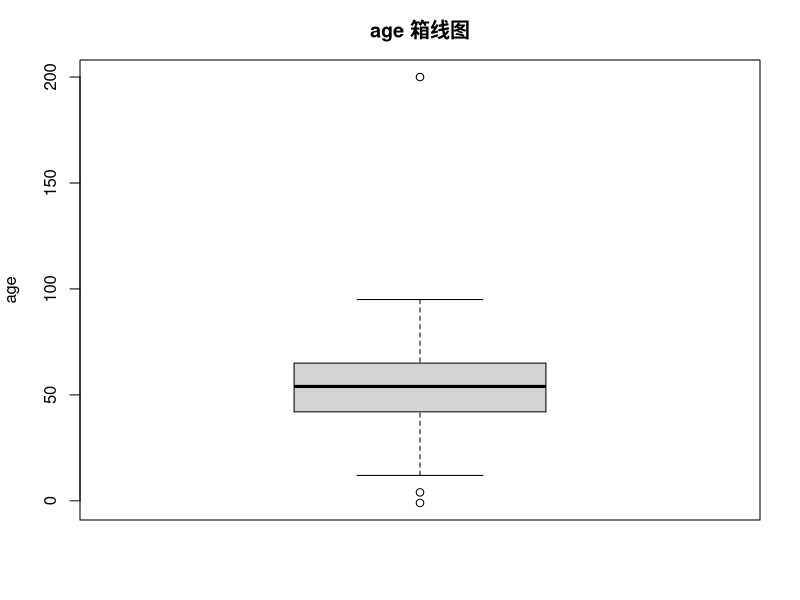
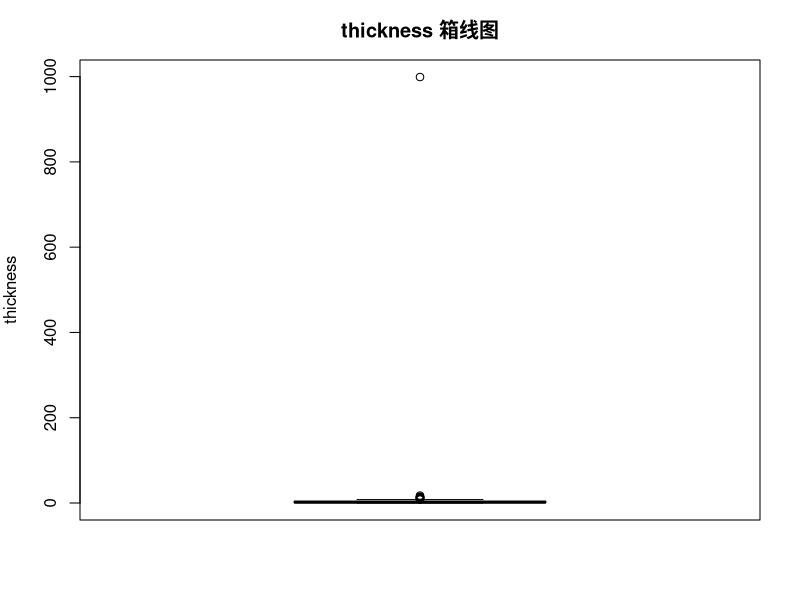
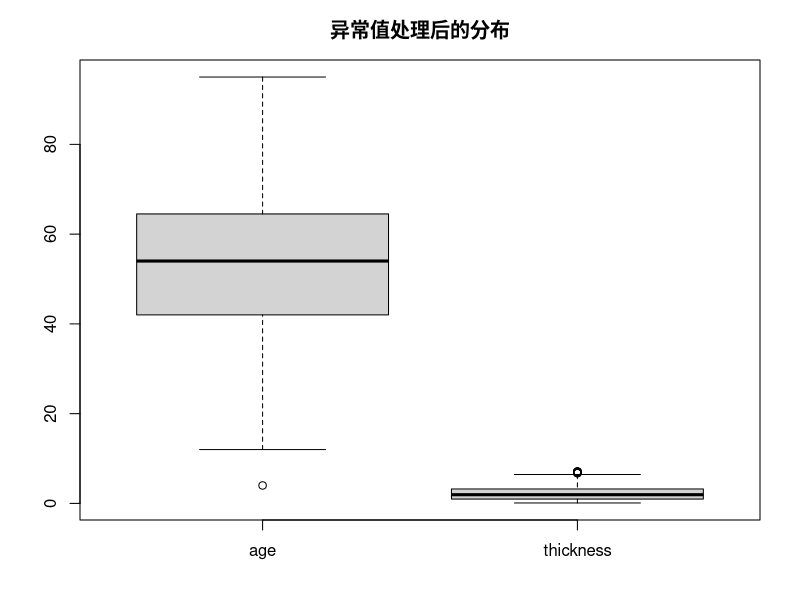

R code for these plots, in order:
# 生成 02 讲义中的箱线图并保存到 figures/
# 运行方式：在 R 或 RStudio 中 source("gen_figures.R")，或命令行：Rscript gen_figures.R

options(repos = c(CRAN = "https://mirrors.tuna.tsinghua.edu.cn/CRAN/"))
if (!requireNamespace("MASS", quietly = TRUE)) install.packages("MASS")
if (!requireNamespace("dplyr", quietly = TRUE)) install.packages("dplyr")

library(MASS)
library(dplyr)

# 创建 figures 目录（请在本脚本所在目录运行，如：setwd("docs/02") 后 source("gen_figures.R")）
fig_dir <- file.path(getwd(), "figures")
dir.create(fig_dir, showWarnings = FALSE, recursive = TRUE)

# ---------- 构造脏数据（与讲义一致） ----------
Melanoma_dirty <- as.data.frame(Melanoma)
n <- nrow(Melanoma_dirty)
set.seed(123)
Melanoma_dirty$age[sample(n, 8)] <- NA
Melanoma_dirty$thickness[sample(n, 6)] <- NA
Melanoma_dirty$age[3] <- -1
Melanoma_dirty$age[10] <- 200
Melanoma_dirty$thickness[5] <- 999
dup_rows <- Melanoma_dirty[c(1, 1, 15, 15, 15), ]
Melanoma_dirty <- rbind(Melanoma_dirty, dup_rows)
Melanoma_dirty$sex <- as.character(Melanoma_dirty$sex)
Melanoma_dirty$sex[Melanoma_dirty$sex == "0"] <- "女"
Melanoma_dirty$sex[Melanoma_dirty$sex == "1"] <- "男"
Melanoma_dirty$sex[sample(which(Melanoma_dirty$sex == "男"), 3)] <- "1"
Melanoma_dirty$sex[sample(which(Melanoma_dirty$sex == "女"), 2)] <- "0"

# ---------- 清洗到 clean_outlier（与讲义一致） ----------
clean_missing <- as.data.frame(Melanoma_dirty)
clean_missing$age[is.na(clean_missing$age)] <- median(clean_missing$age, na.rm = TRUE)
clean_missing$thickness[is.na(clean_missing$thickness)] <- median(clean_missing$thickness, na.rm = TRUE)
d <- as.data.frame(clean_missing)
d$age[d$age < 0 | d$age > 120] <- NA
d$thickness[d$thickness > 50] <- NA
th <- d$thickness[!is.na(d$thickness)]
q1 <- quantile(th, 0.25); q3 <- quantile(th, 0.75); iqr <- q3 - q1
out_iqr <- (d$thickness < (q1 - 1.5*iqr)) | (d$thickness > (q3 + 1.5*iqr))
d$thickness[out_iqr & !is.na(d$thickness)] <- NA
clean_outlier <- d

# ---------- 图1：age 箱线图 ----------
png(file.path(fig_dir, "boxplot-age.png"), width = 480, height = 360, res = 120, bg = "white")
par(mar = c(4, 4, 3, 2))
boxplot(Melanoma_dirty$age, main = "age 箱线图", ylab = "age")
dev.off()

# ---------- 图2：thickness 箱线图 ----------
png(file.path(fig_dir, "boxplot-thickness.png"), width = 480, height = 360, res = 120, bg = "white")
par(mar = c(4, 4, 3, 2))
boxplot(Melanoma_dirty$thickness, main = "thickness 箱线图", ylab = "thickness")
dev.off()

# ---------- 图3：异常值处理后的分布 ----------
png(file.path(fig_dir, "boxplot-after-clean.png"), width = 560, height = 360, res = 120, bg = "white")
par(mar = c(4, 4, 3, 2))
boxplot(clean_outlier$age, clean_outlier$thickness, names = c("age", "thickness"), main = "异常值处理后的分布")
dev.off()

message("Figures saved to: ", normalizePath(fig_dir, mustWork = TRUE))
